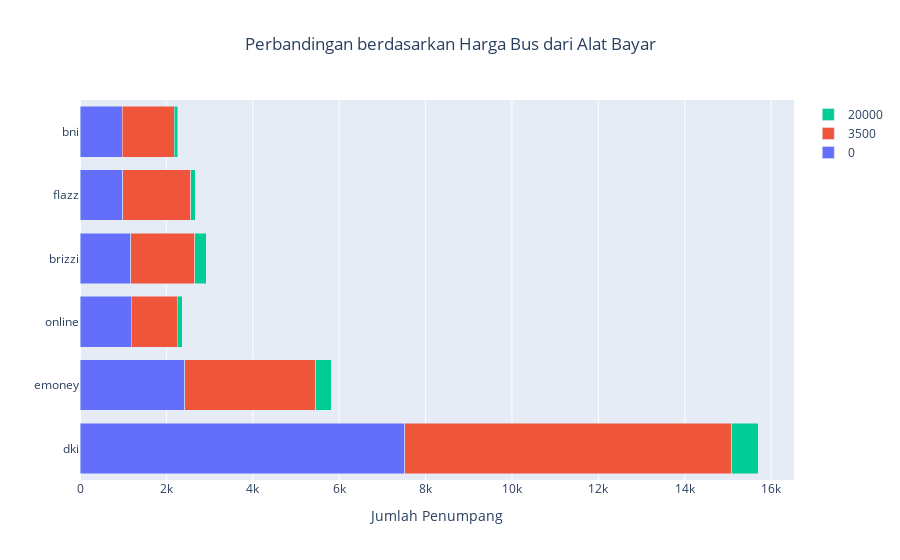

Notebook code for this chart:
### Code cell
fig = go.Figure()

barplot0 = go.Bar(
    y=financeCategory0['payCardBank'],               
    x=financeCategory0['count'],          
    hoverinfo='all',
    name='0',
    hovertemplate = 'Pclass= %{y:.0f}, Number Passenger= %{x:.0f}',
    orientation='h'
)
barplot3500 = go.Bar(
    y=financeCategory3500['payCardBank'],             
    x=financeCategory3500['count'],          
    hoverinfo='all',
    name='3500',
    hovertemplate = 'Pclass= %{y:.0f}, Number Passenger= %{x:.0f}',
    orientation='h'
)

barplot20 = go.Bar(
    y=financeCategory20['payCardBank'],               
    x=financeCategory20['count'],          
    hoverinfo='all',
    name='20000',
    hovertemplate = 'Pclass= %{y:.0f}, Number Passenger= %{x:.0f}',
    orientation='h'
)

fig.add_trace(barplot0)     
fig.add_trace(barplot3500) 
fig.add_trace(barplot20)      

fig.update_layout(
    barmode='stack',
    title_text='Perbandingan berdasarkan Harga Bus dari Alat Bayar',
    title_x=0.5,                                    # agar judul pada posisi x pindah ke tengah
    xaxis_title='Jumlah Penumpang',
    hoverlabel=dict(
        bgcolor="white",
        font_size=16,
        font_family="Rockwell")
)

fig

### Figure 1 — Plotly figure (JSON) as saved in the notebook; plotly's stock layout.template omitted (floating-point values rounded to 4 significant figures)
{"data": [{"hoverinfo": "all", "hovertemplate": "Pclass= %{y:.0f}, Number Passenger= %{x:.0f}", "name": "0", "orientation": "h", "type": "bar", "x": [7522, 2430, 1182, 1172, 995, 982], "y": ["dki", "emoney", "online", "brizzi", "flazz", "bni"]}, {"hoverinfo": "all", "hovertemplate": "Pclass= %{y:.0f}, Number Passenger= %{x:.0f}", "name": "3500", "orientation": "h", "type": "bar", "x": [7560, 3022, 1567, 1489, 1202, 1074], "y": ["dki", "emoney", "flazz", "brizzi", "bni", "online"]}, {"hoverinfo": "all", "hovertemplate": "Pclass= %{y:.0f}, Number Passenger= %{x:.0f}", "name": "20000", "orientation": "h", "type": "bar", "x": [620, 361, 261, 108, 105, 78], "y": ["dki", "emoney", "brizzi", "online", "flazz", "bni"]}], "layout": {"barmode": "stack", "hoverlabel": {"bgcolor": "white", "font": {"family": "Rockwell", "size": 16}}, "title": {"text": "Perbandingan berdasarkan Harga Bus dari Alat Bayar", "x": 0.5}, "xaxis": {"title": {"text": "Jumlah Penumpang"}}}}
